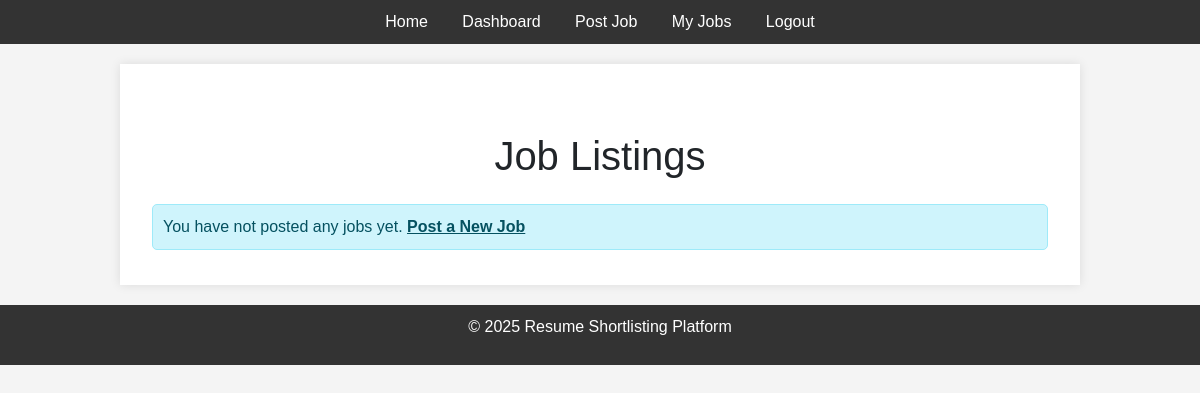
Page /job_listings (signed in) on the earlier database version.
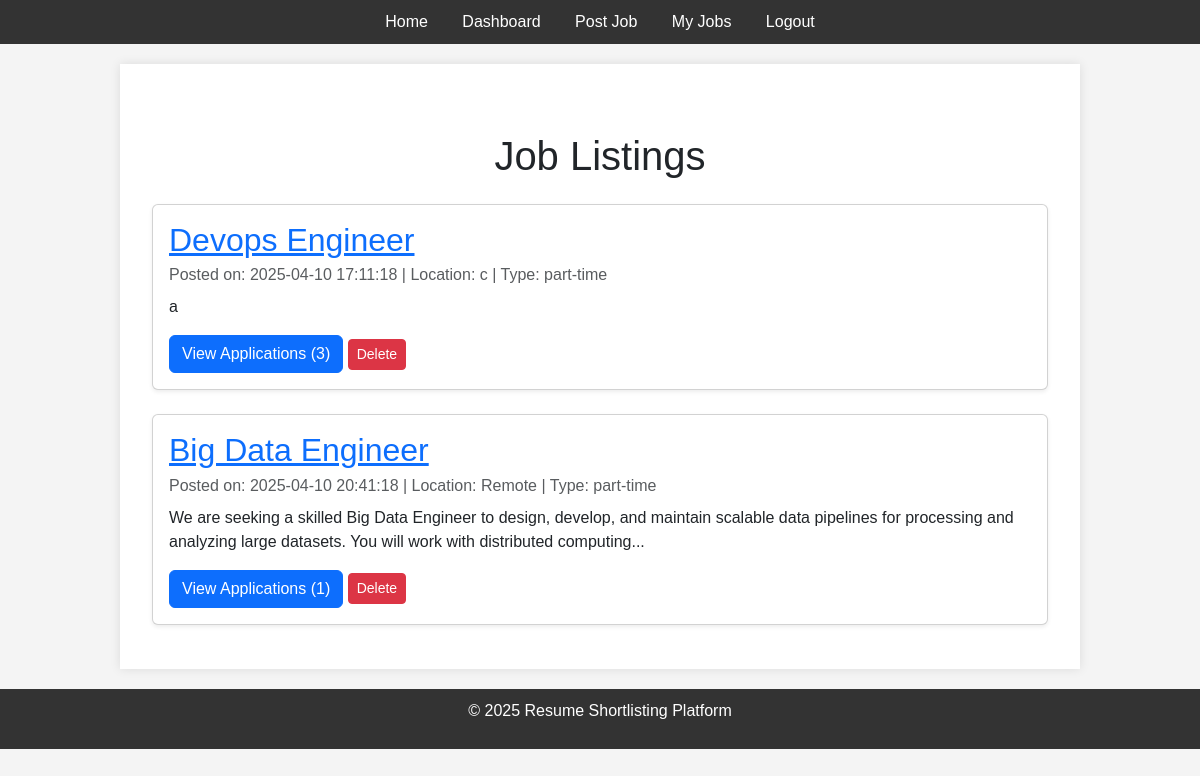
Same page on the later database version.
### tables this page shows
CREATE TABLE jobs (
            job_id INTEGER PRIMARY KEY AUTOINCREMENT,
            title TEXT NOT NULL,
            description TEXT NOT NULL,
            requirements TEXT NOT NULL,
            location TEXT NOT NULL,
            job_type TEXT NOT NULL,
            salary REAL,
            posted_date DATETIME DEFAULT CURRENT_TIMESTAMP,
            company_id INTEGER NOT NULL,
            FOREIGN KEY (company_id) REFERENCES users (user_id)
        );

### app.py (the view)
@app.route('/job_listings')
def job_listings():
    if 'user_id' not in session or session['user_type'] != 'company':
        flash('Unauthorized access.', 'danger')
        return redirect(url_for('index'))
    conn = get_db_connection()
    cursor = conn.cursor()
    company_id = session['user_id']
    jobs = cursor.execute(
        '''SELECT jobs.*, COUNT(applications.application_id) as applications
           FROM jobs
           LEFT JOIN applications ON jobs.job_id = applications.job_id
           WHERE jobs.company_id = ?
           GROUP BY jobs.job_id''',
        (company_id,),
    ).fetchall()
    conn.close()
    return render_template('job_listings.html', jobs=jobs, now=now)

### app.py (called while the page is built)
@app.context_processor
def inject_now():
    from datetime import datetime
    return {'now': datetime.now()}

### scripts/init_db.py (called while the page is built)
def get_db_connection():
    conn = sqlite3.connect(DATABASE)
    conn.row_factory = sqlite3.Row
    return conn

### templates/job_listings.html (shortened to what this page needs)
{% extends 'base.html' %}
{% block content %}
<div class="container">
	<div class="row justify-content-center mt-5">
		<div class="col-12">
			<h1 class="text-center mb-4">Job Listings</h1>
			{% if jobs %}
			{% for job in jobs %}
			<div class="card shadow-sm mb-4">
				<div class="card-body">
					<h2 class="card-title">
						<a href="{{ url_for('job_details', job_id=job.job_id) }}">
							{{ job.title }}
						</a>
					</h2>
					<p class="card-subtitle mb-2 text-muted">
						Posted on: {{ job.posted_date }} | Location: {{ job.location }} | Type: {{ job.job_type }}
					</p>
					<p class="card-text">
						{{ job.description | truncate(200, end="...") }}
					</p>
					<a href="{{ url_for('shortlisting', job_id=job.job_id) }}" class="btn btn-primary">
						View Applications ({{ job.applications }})
					</a>
					<form action="{{ url_for('delete_job', job_id=job.job_id) }}" method="POST" style="display:inline;" onsubmit="return confirm('Are you sure you want to delete this job?');">
						<button type="submit" class="btn btn-danger btn-sm">Delete</button>
					</form>
				</div>
			</div>
			{% endfor %}
			{% else %}
			<div class="alert alert-info" role="alert">
				You have not posted any jobs yet.
				<a href="{{ url_for('post_job') }}" class="alert-link">Post a New Job</a>
			</div>
			{% endif %}
		</div>
	</div>
</div>
{% endblock %}

### templates/base.html (shortened to what this page needs)
<!DOCTYPE html>
<html lang="en">
<head>
	<link href="https://cdn.jsdelivr.net/npm/bootstrap@5.3.2/dist/css/bootstrap.min.css" rel="stylesheet">
	<link rel="stylesheet" href="{{ url_for('static', filename='style.css') }}">
</head>
<body>
	<header>
		<nav>
			<ul>
				<li><a href="{{ url_for('index') }}">Home</a></li>
				{% if session['user_id'] %}
				{% if session['user_type'] == 'company' %}
				<li><a href="{{ url_for('company_dashboard') }}">Dashboard</a></li>
				<li><a href="{{ url_for('post_job') }}">Post Job</a></li>
				<li><a href="{{ url_for('job_listings') }}">My Jobs</a></li>
				{% elif session['user_type'] == 'applicant' %}
				<li><a href="{{ url_for('applicant_dashboard') }}">Dashboard</a></li>
				{% endif %}
				<li><a href="{{ url_for('logout') }}">Logout</a></li>
				{% else %}
				<li><a href="{{ url_for('login') }}">Login</a></li>
				<li><a href="{{ url_for('register') }}">Register</a></li>
				{% endif %}
			</ul>
		</nav>
	</header>
	<main>
		{% block content %}{% endblock %}
	</main>
	<footer>
		<p>&copy; {{ now.year }} Resume Shortlisting Platform</p>
	</footer>
</body>
</html>

### static/style.css (style rules this page uses)
body { font-family: sans-serif; margin: 0; padding: 0; background-color: #f4f4f4; }
header { background-color: #333; color: white; padding: 10px 0; }
nav ul { list-style: none; text-align: center; padding: 0; margin: 0; }
nav ul li { display: inline; margin: 0 15px; }
nav ul li a { color: white; text-decoration: none; }
main { width: 80%; margin: 20px auto; padding: 20px; background-color: white; box-shadow: 0 0 10px rgba(0, 0, 0, 0.1); }
footer { background-color: #333; color: white; text-align: center; padding: 10px 0; position: relative; bottom: 0; width: 100%; }

Differences in the rows shown:
added jobs: title "Devops Engineer", posted_date "2025-04-10 17:11:18", location "c", job_type "part-time", description "a", applications "3"
added jobs: title "Big Data Engineer", posted_date "2025-04-10 20:41:18", location "Remote", job_type "part-time", description "We are seeking a skilled Big Data Engineer to design, develop, and maintain scalable data pipelines for processing and analyzing large datasets. You will work with distributed computing...", applications "1"
Other differences:
text no longer shown: "You have not posted any jobs yet. Post a New Job"
